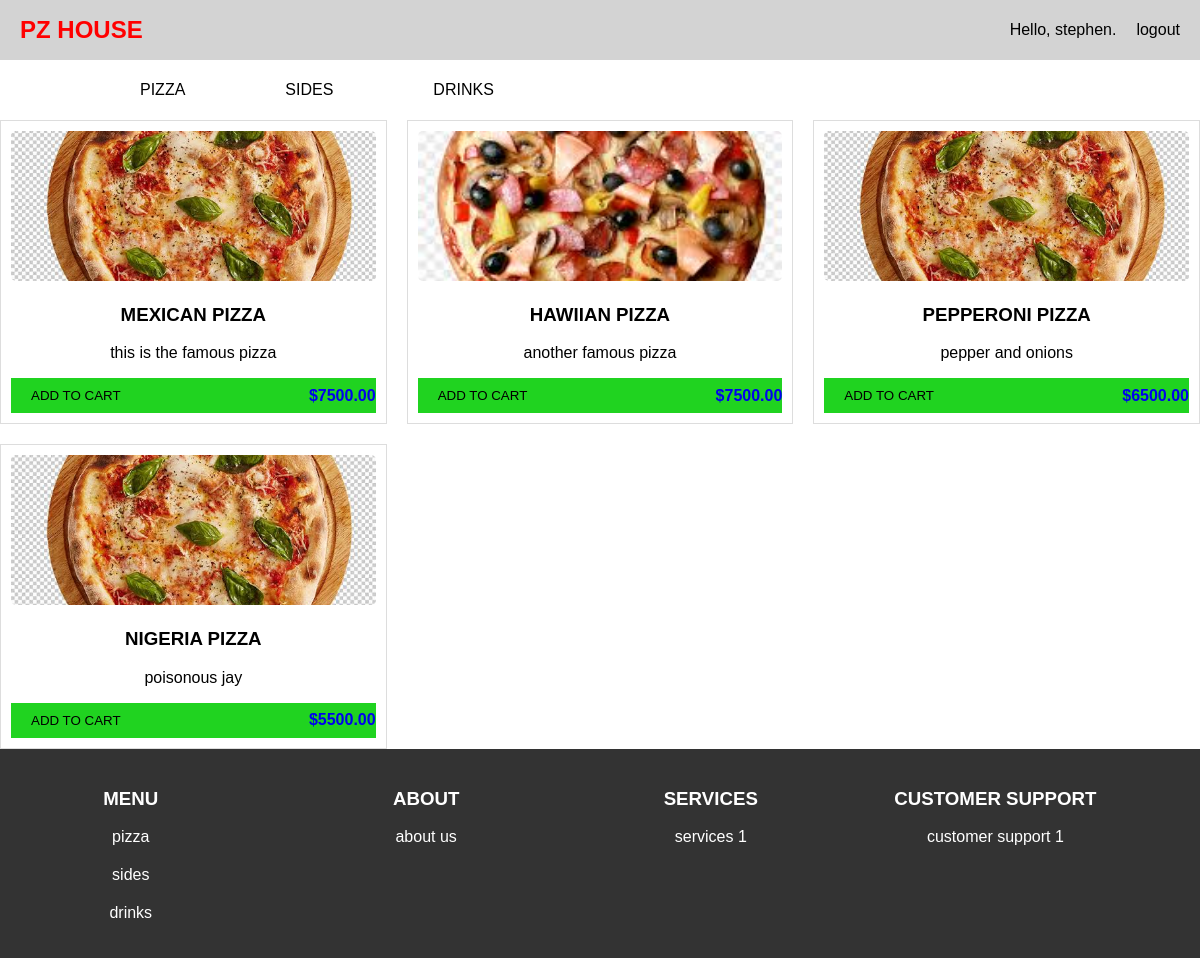
The page /pizza_page/ (signed in) on the database its author committed.
### pizza_app/models.py (models this page shows, shortened)
class pizza(models.Model):
    name = models.CharField(max_length=100)
    description = models.TextField()
    image = models.ImageField(upload_to='media/pizzas/')
    price = models.DecimalField(max_digits=6, decimal_places=2)

### pizza_app/views.py (the view)
# urls.py: path('pizza_page/', views.pizza_page, name='pizza_page'),
def pizza_page(request):
    pizza_page = pizza.objects.all()
    context = {'pizza_page': pizza_page}
    return render(request, 'pizza_app/pizza_page.html', context)

### pizza_app/templates/pizza_app/pizza_page.html (shortened to what this page needs)
{% extends "pizza_app/base.html" %}
    {% load static %}
{% block content %}
<nav class="navigation">
    <ul class="unorder">
        <a href="{% url 'pizza_app:pizza_page' %}"><li>pizza</li></a>
        <a href="{% url 'pizza_app:side_page' %}"><li>sides</li></a>
        <a href="{% url 'pizza_app:drink_page' %}"><li>drinks</li></a>
    </ul>
</nav>
<div class="pizza-container">
    {% for pizza in pizza_page %}
    <div class="pizza-box">
        <img src="{{ pizza.image.url }}" alt="{{ pizza.name }}">
        <h3>{{ pizza.name }}</h3>
        <p>{{ pizza.description }}</p>
        <a href="#" class="button-container">
            <button>Add to Cart</button>
            <span class="price">${{ pizza.price }}</span>
        </a>
    </div>
    {% endfor %}
</div>
{% endblock %}

### pizza_app/templates/pizza_app/base.html (shortened to what this page needs)
<!DOCTYPE html>
<html>
    <head>
        {% load static %}
        <link rel="stylesheet" href="{% static 'css/main.css' %}" type="text/css">
        <link rel="stylesheet" href="{% static 'css/main_page.css' %}" type="text/css">
        <link rel="stylesheet" href="{% static 'css/child_page.css' %}" type="text/css">
    </head>
    <body>
        <nav>
            <label class="logo"><a href="{% url 'pizza_app:index' %}">PZ HOUSE</a></label>
            <ul>
                {% if user.is_authenticated %}
                    Hello, {{ user.username }}.
                    <a href="{% url 'users:logout' %}"><li>logout</li></a>
                {% else %}
                <a href="{% url 'users:login' %}"><li>Signin</li></a>
                <a href="{% url 'users:register' %}"><li>Register</li></a>
                {% endif %}
            </ul>
        </nav>
        {% block content %}{% endblock content %}
        <footer>
            <main class="container">
                <section class="menu">
                    <h3>MENU</h3>
                    <ul>
                        <a href="{% url 'pizza_app:pizza_page' %}"><li>pizza</li></a>
                        <a href="{% url 'pizza_app:side_page' %}"><li>sides</li></a>
                        <a href="{% url 'pizza_app:drink_page' %}"><li>drinks</li></a>
                    </ul>
                </section>
                <section class="about">
                    <h3>about</h3>
                    <ul>
                        <li>about us</li>
                    </ul>
                </section class="services">
                <section>
                    <h3>services</h3>
                    <ul>
                        <li>services 1</li>
                    </ul>
                </section>
                <section class="customer">
                    <h3>customer support</h3>
                    <ul>
                        <li>customer support 1</li>
                    </ul>
                </section>
            </main>
        </footer>
    </body>
</html>

### pizza_app/static/css/main.css (style rules this page uses)
body { background-color: white; color: black; margin: 0; padding: 0; font-family: Arial, Helvetica, sans-serif; }
nav { background-color: lightgray; height: 60px; width: 100%; display: flex; justify-content: space-between; align-items: center; }
label.logo a { text-decoration: none; color: red; font-size: 24px; font-weight: bold; text-transform: uppercase; margin-left: 20px; }
nav ul { list-style: none; display: flex; margin-right: 20px; text-decoration: none; }
nav ul a { color: black; text-decoration: none; }
nav ul li { margin-left: 20px; text-decoration: none; }
nav ul a li { color: black; text-decoration: none; }
footer { background-color: #333; color: white; padding: 20px; text-align: center; display: flex; flex-direction: column; }
footer ul { list-style: none; text-decoration: none; padding: 0; display: grid; grid-template-columns: repeat(auto-fit, minmax(200px, 1fr)); grid-gap: 20px; }
footer ul a { text-decoration: none; color: white; }
footer ul li { display: block; }
footer ul a li { color: white; text-decoration: none; }
.container { display: flex; padding: 0; }
.menu { flex-grow: 1; flex-basis: 60%; }
.about { flex-grow: 1; flex-basis: 100%; }
.customer { flex-grow: 1; flex-basis: 100%; }
h3 { text-transform: uppercase; }

### pizza_app/static/css/child_page.css (style rules this page uses)
.pizza-container { background-color: white; display: grid; grid-template-columns: repeat(3, 1fr); gap: 20px; }
.pizza-box { border: 1px solid #ddd; padding: 10px; text-align: center; }
.pizza-box img { width: 100%; height: 150px; object-fit: cover; border-radius: 5px; }
.button-container { text-decoration: none; background-color: rgb(32, 211, 32); display: flex; justify-content: space-between; margin-top: 10px; align-items: center; }
.button-container button { background-color: rgb(32, 211, 32); padding: 10px 20px; text-transform: uppercase; border-radius: 5px; cursor: pointer; border: none; }
.price { font-weight: bold; }
nav.navigation { background-color: white; height: 60px; width: 100%; display: flex; justify-content: space-between; align-items: center; }
nav ul.unorder { list-style: none; display: flex; margin-right: 20px; }
nav ul.unorder li { margin-left: 100px; text-transform: uppercase; border-radius: 5px; }
nav.navigation ul.unorder a { color: black; text-decoration: none; }

### rows shown on the page
pizza: image (picture), name "MEXICAN PIZZA", description "this is the famous pizza", price "7500.00"
pizza: image (picture), name "HAWIIAN PIZZA", description "another famous pizza", price "7500.00"
pizza: image (picture), name "PEPPERONI PIZZA", description "pepper and onions", price "6500.00"
pizza: image (picture), name "NIGERIA PIZZA", description "poisonous jay", price "5500.00"

### other values the page prints
{{ user.username }} "stephen"
